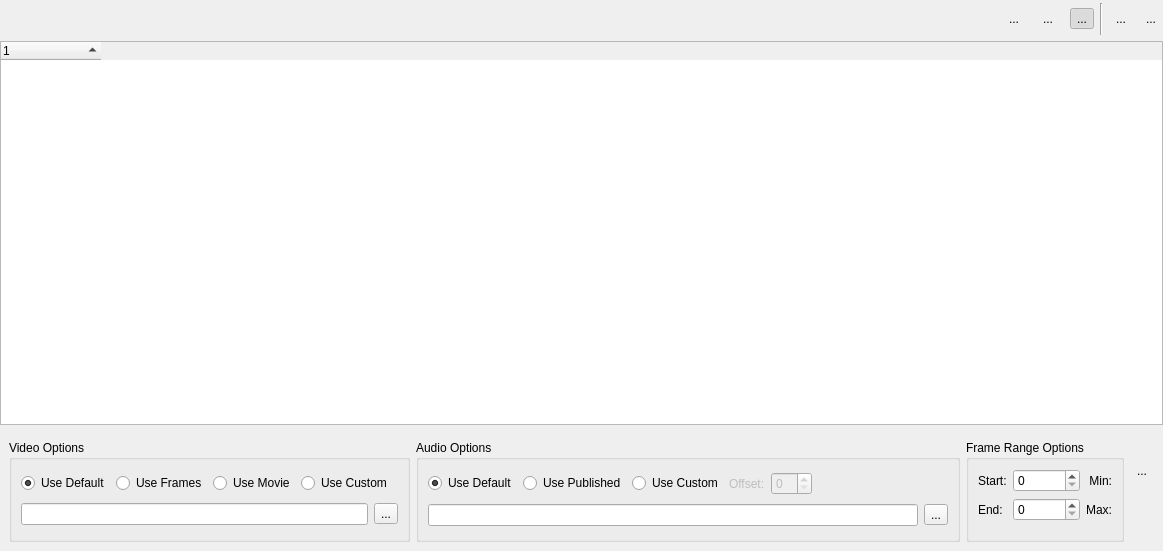
<?xml version="1.0" encoding="UTF-8"?>
<ui version="4.0">
 <class>PlaylistWidget</class>
 <widget class="QWidget" name="PlaylistWidget">
  <property name="geometry">
   <rect>
    <x>0</x>
    <y>0</y>
    <width>1163</width>
    <height>551</height>
   </rect>
  </property>
  <property name="focusPolicy">
   <enum>Qt::ClickFocus</enum>
  </property>
  <property name="windowTitle">
   <string>Playlist Widget</string>
  </property>
  <layout class="QGridLayout" name="gridLayout_5">
   <property name="leftMargin">
    <number>0</number>
   </property>
   <property name="topMargin">
    <number>3</number>
   </property>
   <property name="rightMargin">
    <number>0</number>
   </property>
   <property name="bottomMargin">
    <number>0</number>
   </property>
   <item row="0" column="0">
    <layout class="QHBoxLayout" name="horizontalLayout">
     <item>
      <spacer name="horizontalSpacer">
       <property name="orientation">
        <enum>Qt::Horizontal</enum>
       </property>
       <property name="sizeHint" stdset="0">
        <size>
         <width>40</width>
         <height>20</height>
        </size>
       </property>
      </spacer>
     </item>
     <item>
      <widget class="QToolButton" name="uiSelectAllBTN">
       <property name="text">
        <string>...</string>
       </property>
       <property name="autoRaise">
        <bool>true</bool>
       </property>
      </widget>
     </item>
     <item>
      <widget class="QToolButton" name="uiOptionsBTN">
       <property name="minimumSize">
        <size>
         <width>32</width>
         <height>32</height>
        </size>
       </property>
       <property name="maximumSize">
        <size>
         <width>32</width>
         <height>32</height>
        </size>
       </property>
       <property name="text">
        <string>...</string>
       </property>
       <property name="popupMode">
        <enum>QToolButton::InstantPopup</enum>
       </property>
       <property name="autoRaise">
        <bool>true</bool>
       </property>
      </widget>
     </item>
     <item>
      <widget class="QToolButton" name="uiEditBTN">
       <property name="text">
        <string>...</string>
       </property>
       <property name="checkable">
        <bool>true</bool>
       </property>
       <property name="checked">
        <bool>true</bool>
       </property>
       <property name="autoRaise">
        <bool>true</bool>
       </property>
      </widget>
     </item>
     <item>
      <widget class="Line" name="line">
       <property name="orientation">
        <enum>Qt::Vertical</enum>
       </property>
      </widget>
     </item>
     <item>
      <widget class="QToolButton" name="uiMoveUpBTN">
       <property name="text">
        <string>...</string>
       </property>
       <property name="autoRaise">
        <bool>true</bool>
       </property>
      </widget>
     </item>
     <item>
      <widget class="QToolButton" name="uiMoveDownBTN">
       <property name="text">
        <string>...</string>
       </property>
       <property name="autoRaise">
        <bool>true</bool>
       </property>
      </widget>
     </item>
    </layout>
   </item>
   <item row="1" column="0">
    <widget class="PlaylistTree" name="uiPlaylistTREE">
     <property name="focusPolicy">
      <enum>Qt::StrongFocus</enum>
     </property>
     <property name="contextMenuPolicy">
      <enum>Qt::CustomContextMenu</enum>
     </property>
     <property name="editTriggers">
      <set>QAbstractItemView::AllEditTriggers</set>
     </property>
     <property name="alternatingRowColors">
      <bool>true</bool>
     </property>
     <property name="selectionMode">
      <enum>QAbstractItemView::ExtendedSelection</enum>
     </property>
     <property name="rootIsDecorated">
      <bool>false</bool>
     </property>
     <property name="sortingEnabled">
      <bool>true</bool>
     </property>
     <attribute name="headerStretchLastSection">
      <bool>false</bool>
     </attribute>
     <column>
      <property name="text">
       <string notr="true">1</string>
      </property>
     </column>
    </widget>
   </item>
   <item row="2" column="0">
    <widget class="QFrame" name="uiEditorFRAME">
     <property name="maximumSize">
      <size>
       <width>16777215</width>
       <height>120</height>
      </size>
     </property>
     <property name="frameShape">
      <enum>QFrame::NoFrame</enum>
     </property>
     <property name="frameShadow">
      <enum>QFrame::Raised</enum>
     </property>
     <layout class="QHBoxLayout" name="horizontalLayout_2">
      <item>
       <widget class="QGroupBox" name="uiVideoSourceGRP">
        <property name="title">
         <string>Video Options</string>
        </property>
        <layout class="QGridLayout" name="gridLayout_2">
         <item row="0" column="0">
          <widget class="QRadioButton" name="uiVideoDefaultCHK">
           <property name="toolTip">
            <string>Use the source based on the overall Video/Image Sequence preference</string>
           </property>
           <property name="text">
            <string>Use Default</string>
           </property>
           <property name="checked">
            <bool>true</bool>
           </property>
          </widget>
         </item>
         <item row="0" column="1">
          <widget class="QRadioButton" name="uiVideoFramesCHK">
           <property name="toolTip">
            <string>Force this clip to play using the default frame source location</string>
           </property>
           <property name="text">
            <string>Use Frames</string>
           </property>
          </widget>
         </item>
         <item row="0" column="2">
          <widget class="QRadioButton" name="uiVideoMovieCHK">
           <property name="toolTip">
            <string>Force this clip to play using the Movie source information</string>
           </property>
           <property name="text">
            <string>Use Movie</string>
           </property>
          </widget>
         </item>
         <item row="0" column="4">
          <spacer name="horizontalSpacer_3">
           <property name="orientation">
            <enum>Qt::Horizontal</enum>
           </property>
           <property name="sizeHint" stdset="0">
            <size>
             <width>40</width>
             <height>20</height>
            </size>
           </property>
          </spacer>
         </item>
         <item row="1" column="0" colspan="5">
          <layout class="QHBoxLayout" name="horizontalLayout_3">
           <item>
            <widget class="QLineEdit" name="uiVideoTXT"/>
           </item>
           <item>
            <widget class="QToolButton" name="uiVideoBTN">
             <property name="text">
              <string>...</string>
             </property>
            </widget>
           </item>
          </layout>
         </item>
         <item row="0" column="3">
          <widget class="QRadioButton" name="uiVideoCustomCHK">
           <property name="text">
            <string>Use Custom</string>
           </property>
          </widget>
         </item>
        </layout>
       </widget>
      </item>
      <item>
       <widget class="QGroupBox" name="uiAudioSourceGRP">
        <property name="title">
         <string>Audio Options</string>
        </property>
        <layout class="QGridLayout" name="gridLayout_3">
         <item row="0" column="0">
          <widget class="QRadioButton" name="uiAudioDefaultCHK">
           <property name="toolTip">
            <string>Uses the audio from the default clip</string>
           </property>
           <property name="text">
            <string>Use Default</string>
           </property>
           <property name="checked">
            <bool>true</bool>
           </property>
          </widget>
         </item>
         <item row="0" column="1">
          <widget class="QRadioButton" name="uiAudioPublishedCHK">
           <property name="toolTip">
            <string>Uses the audio from the default clip</string>
           </property>
           <property name="text">
            <string>Use Published</string>
           </property>
          </widget>
         </item>
         <item row="0" column="3">
          <widget class="QLabel" name="uiAudioOffsetLBL">
           <property name="enabled">
            <bool>false</bool>
           </property>
           <property name="text">
            <string>Offset:</string>
           </property>
          </widget>
         </item>
         <item row="0" column="4">
          <widget class="QSpinBox" name="uiAudioOffsetSPN">
           <property name="enabled">
            <bool>false</bool>
           </property>
          </widget>
         </item>
         <item row="0" column="6">
          <spacer name="horizontalSpacer_2">
           <property name="orientation">
            <enum>Qt::Horizontal</enum>
           </property>
           <property name="sizeHint" stdset="0">
            <size>
             <width>233</width>
             <height>20</height>
            </size>
           </property>
          </spacer>
         </item>
         <item row="1" column="0" colspan="7">
          <layout class="QHBoxLayout" name="horizontalLayout_4">
           <item>
            <widget class="QLineEdit" name="uiAudioTXT"/>
           </item>
           <item>
            <widget class="QToolButton" name="uiAudioBTN">
             <property name="text">
              <string>...</string>
             </property>
            </widget>
           </item>
          </layout>
         </item>
         <item row="0" column="2">
          <widget class="QRadioButton" name="uiAudioCustomCHK">
           <property name="toolTip">
            <string>Uses the audio from the default clip</string>
           </property>
           <property name="text">
            <string>Use Custom</string>
           </property>
          </widget>
         </item>
        </layout>
       </widget>
      </item>
      <item>
       <widget class="QGroupBox" name="uiRangeGRP">
        <property name="title">
         <string>Frame Range Options</string>
        </property>
        <layout class="QGridLayout" name="gridLayout">
         <item row="0" column="0">
          <widget class="QLabel" name="uiPlaybackStartLBL">
           <property name="text">
            <string>Start:</string>
           </property>
          </widget>
         </item>
         <item row="0" column="1">
          <widget class="QSpinBox" name="uiPlaybackStartSPN">
           <property name="maximum">
            <number>100000</number>
           </property>
          </widget>
         </item>
         <item row="0" column="2">
          <widget class="QLabel" name="uiSourceStartLBL">
           <property name="text">
            <string>Min:</string>
           </property>
           <property name="alignment">
            <set>Qt::AlignRight|Qt::AlignTrailing|Qt::AlignVCenter</set>
           </property>
          </widget>
         </item>
         <item row="1" column="0">
          <widget class="QLabel" name="uiPlaybackEndLBL">
           <property name="text">
            <string>End:</string>
           </property>
          </widget>
         </item>
         <item row="1" column="1">
          <widget class="QSpinBox" name="uiPlaybackEndSPN">
           <property name="maximum">
            <number>1000000</number>
           </property>
          </widget>
         </item>
         <item row="1" column="2">
          <widget class="QLabel" name="uiSourceEndLBL">
           <property name="text">
            <string>Max:</string>
           </property>
           <property name="alignment">
            <set>Qt::AlignRight|Qt::AlignTrailing|Qt::AlignVCenter</set>
           </property>
          </widget>
         </item>
         <item row="2" column="1">
          <spacer name="verticalSpacer_2">
           <property name="orientation">
            <enum>Qt::Vertical</enum>
           </property>
           <property name="sizeHint" stdset="0">
            <size>
             <width>20</width>
             <height>40</height>
            </size>
           </property>
          </spacer>
         </item>
        </layout>
       </widget>
      </item>
      <item>
       <layout class="QVBoxLayout" name="verticalLayout">
        <item>
         <widget class="QToolButton" name="uiCloseEditorBTN">
          <property name="text">
           <string>...</string>
          </property>
          <property name="autoRaise">
           <bool>true</bool>
          </property>
         </widget>
        </item>
        <item>
         <spacer name="verticalSpacer">
          <property name="orientation">
           <enum>Qt::Vertical</enum>
          </property>
          <property name="sizeType">
           <enum>QSizePolicy::Minimum</enum>
          </property>
          <property name="sizeHint" stdset="0">
           <size>
            <width>20</width>
            <height>40</height>
           </size>
          </property>
         </spacer>
        </item>
       </layout>
      </item>
     </layout>
    </widget>
   </item>
  </layout>
 </widget>
 <customwidgets>
  <customwidget>
   <class>PlaylistTree</class>
   <extends>QTreeWidget</extends>
   <header>reviewTool.gui.widgets.playlistwidget.playlisttree</header>
  </customwidget>
 </customwidgets>
 <tabstops>
  <tabstop>uiCloseEditorBTN</tabstop>
  <tabstop>uiOptionsBTN</tabstop>
  <tabstop>uiEditBTN</tabstop>
  <tabstop>uiMoveUpBTN</tabstop>
  <tabstop>uiMoveDownBTN</tabstop>
  <tabstop>uiPlaylistTREE</tabstop>
  <tabstop>uiVideoDefaultCHK</tabstop>
  <tabstop>uiVideoFramesCHK</tabstop>
  <tabstop>uiVideoMovieCHK</tabstop>
  <tabstop>uiVideoTXT</tabstop>
  <tabstop>uiVideoBTN</tabstop>
  <tabstop>uiAudioDefaultCHK</tabstop>
  <tabstop>uiAudioPublishedCHK</tabstop>
  <tabstop>uiAudioOffsetSPN</tabstop>
  <tabstop>uiAudioTXT</tabstop>
  <tabstop>uiAudioBTN</tabstop>
  <tabstop>uiPlaybackStartSPN</tabstop>
  <tabstop>uiSelectAllBTN</tabstop>
  <tabstop>uiPlaybackEndSPN</tabstop>
 </tabstops>
 <resources/>
 <connections>
  <connection>
   <sender>uiEditBTN</sender>
   <signal>toggled(bool)</signal>
   <receiver>uiEditorFRAME</receiver>
   <slot>setVisible(bool)</slot>
   <hints>
    <hint type="sourcelabel">
     <x>1084</x>
     <y>31</y>
    </hint>
    <hint type="destinationlabel">
     <x>725</x>
     <y>486</y>
    </hint>
   </hints>
  </connection>
  <connection>
   <sender>uiCloseEditorBTN</sender>
   <signal>clicked()</signal>
   <receiver>uiEditBTN</receiver>
   <slot>toggle()</slot>
   <hints>
    <hint type="sourcelabel">
     <x>1152</x>
     <y>465</y>
    </hint>
    <hint type="destinationlabel">
     <x>1084</x>
     <y>31</y>
    </hint>
   </hints>
  </connection>
 </connections>
</ui>
